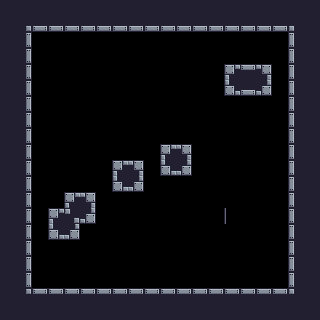

Below is a game level as drawn by its tile map, then a one-line description and the .tmx file that defines it, in full:
An orthogonal 20x20 tile map with 16x16 px tiles, 1 tile layer (Tile Layer 1) and 11 objects (6x Attachable, 4x Pushable, Controllable).

<map version="1.9" tiledversion="1.9.0" orientation="orthogonal" renderorder="right-down" width="20" height="20" tilewidth="16" tileheight="16" infinite="0" nextlayerid="4" nextobjectid="17">
 <tileset firstgid="1" source="../tilesets/default_tileset.tsx" />
 <layer id="1" name="Tile Layer 1" width="20" height="20">
  <data encoding="csv">
18,18,18,18,18,18,18,18,18,18,18,18,18,18,18,18,18,18,18,18,
18,4,34,34,34,34,34,34,34,34,34,34,34,34,34,34,34,34,5,18,
18,19,0,0,0,0,0,0,0,0,0,0,0,0,0,0,0,0,17,18,
18,19,0,0,0,0,0,0,0,0,0,0,0,0,0,0,0,0,17,18,
18,19,0,0,0,0,0,0,0,0,0,0,0,0,1,2,3,0,17,18,
18,19,0,0,0,0,0,0,0,0,0,0,0,0,33,34,35,0,17,18,
18,19,0,0,0,0,0,0,0,0,0,0,0,0,0,0,0,0,17,18,
18,19,0,0,0,0,0,0,0,0,0,0,0,0,0,0,0,0,17,18,
18,19,0,0,0,0,0,0,0,0,0,0,0,0,0,0,0,0,17,18,
18,19,0,0,0,0,0,0,0,0,1,3,0,0,0,0,0,0,17,18,
18,19,0,0,0,0,0,1,3,0,33,35,0,0,0,0,0,0,17,18,
18,19,0,0,0,0,0,33,35,0,0,0,0,0,0,0,0,0,17,18,
18,19,0,0,1,3,0,0,0,0,0,0,0,0,0,0,0,0,17,18,
18,19,0,1,37,35,0,0,0,0,0,0,0,0,38,0,0,0,17,18,
18,19,0,33,35,0,0,0,0,0,0,0,0,0,0,0,0,0,17,18,
18,19,0,0,0,0,0,0,0,0,0,0,0,0,0,0,0,0,17,18,
18,19,0,0,0,0,0,0,0,0,0,0,0,0,0,0,0,0,17,18,
18,19,0,0,0,0,0,0,0,0,0,0,0,0,0,0,0,0,17,18,
18,20,2,2,2,2,2,2,2,2,2,2,2,2,2,2,2,2,21,18,
18,18,18,18,18,18,18,18,18,18,18,18,18,18,18,18,18,18,18,18
</data>
 </layer>
 <objectgroup id="2" name="Object Layer 1">
  <object id="4" name="Controllable" gid="256" x="144" y="80" width="16" height="16">
   <properties>
    <property name="sprite" value="player" />
    <property name="type" value="controllable" />
   </properties>
  </object>
  <object id="6" name="Attachable" gid="255" x="80" y="96" width="16" height="16">
   <properties>
    <property name="sprite" value="attachable" />
    <property name="type" value="attachable" />
   </properties>
  </object>
  <object id="7" name="Attachable" gid="255" x="112" y="128" width="16" height="16">
   <properties>
    <property name="sprite" value="attachable" />
    <property name="type" value="attachable" />
   </properties>
  </object>
  <object id="8" name="Attachable" gid="255" x="64" y="176" width="16" height="16">
   <properties>
    <property name="sprite" value="attachable" />
    <property name="type" value="attachable" />
   </properties>
  </object>
  <object id="9" name="Attachable" gid="255" x="144" y="224" width="16" height="16">
   <properties>
    <property name="sprite" value="attachable" />
    <property name="type" value="attachable" />
   </properties>
  </object>
  <object id="10" name="Attachable" gid="255" x="32" y="272" width="16" height="16">
   <properties>
    <property name="sprite" value="attachable" />
    <property name="type" value="attachable" />
   </properties>
  </object>
  <object id="11" name="Attachable" gid="255" x="256" y="160" width="16" height="16">
   <properties>
    <property name="sprite" value="attachable" />
    <property name="type" value="attachable" />
   </properties>
  </object>
  <object id="12" name="Pushable" gid="254" x="224" y="192" width="16" height="16">
   <properties>
    <property name="sprite" value="crate" />
    <property name="type" value="pushable" />
   </properties>
  </object>
  <object id="13" name="Pushable" gid="254" x="224" y="256" width="16" height="16">
   <properties>
    <property name="sprite" value="crate" />
    <property name="type" value="pushable" />
   </properties>
  </object>
  <object id="14" name="Pushable" gid="254" x="192" y="224" width="16" height="16">
   <properties>
    <property name="sprite" value="crate" />
    <property name="type" value="pushable" />
   </properties>
  </object>
  <object id="15" name="Pushable" gid="254" x="256" y="224" width="16" height="16">
   <properties>
    <property name="sprite" value="crate" />
    <property name="type" value="pushable" />
   </properties>
  </object>
 </objectgroup>
</map>